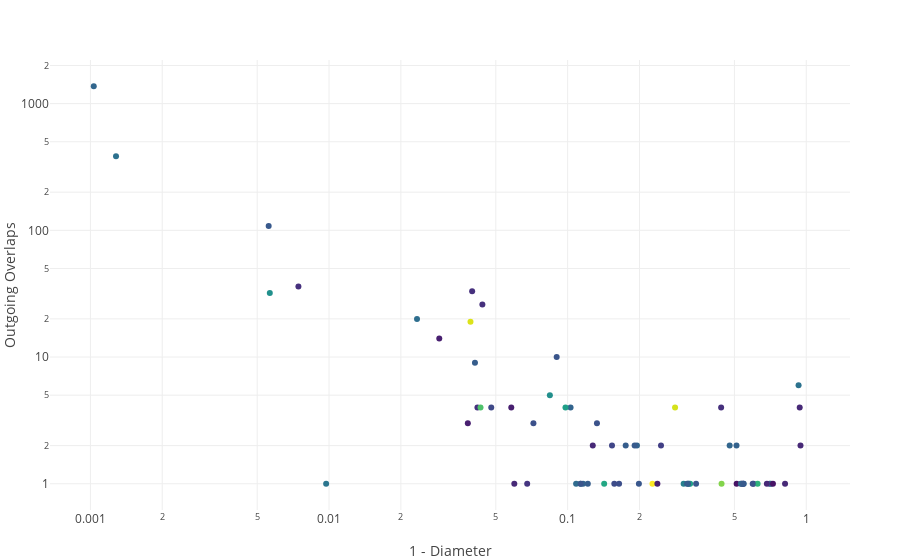

Notebook source saved alongside this figure:
### Code cell
let
    trace = scatter(
        species_df,
        x=1 .- species_df[!, :diameter],
        y=:outgoing_overlaps,
        customdata=[collect(species_df[i, [:diameter, :incoming_overlaps, :ngenomes]]) for i in 1:nspecies],
        text=:name,
        mode=:markers,
        marker=attr(
            color=log10.(species_df[!, :ngenomes]),
            colorscale="Viridis",
        ),
        hovertemplate="""
        <b>%{text}</b> <br>
        Num genomes: %{customdata[2]} <br>
        Diameter: %{customdata[0]} <br>
        Outgoing: %{y} <br>
        Incoming: %{customdata[1]}
        """,
    )
    
    layout = Layout(
        xaxis=attr(
            type=:log,
            title="1 - Diameter",
        ),
        yaxis=attr(
            type=:log,
            title="Outgoing Overlaps",
        ),
        coloraxis=attr(
            
        ),
        hovermode=:closest,
    )
    
    plot(trace, layout)
end

### Figure 1 — Plotly figure (JSON) as saved in the notebook; plotly's stock layout.template omitted (floating-point values rounded to 4 significant figures; data arrays with more than 128 entries replaced by an {"elided": "..."} marker saying what was removed)
{"data": [{"customdata": {"elided": "1438x3 float values"}, "hovertemplate": "<b>%{text}</b> <br>\nNum genomes: %{customdata[2]} <br>\nDiameter: %{customdata[0]} <br>\nOutgoing: %{y} <br>\nIncoming: %{customdata[1]}\n", "marker": {"color": {"elided": "1438 float values"}, "colorscale": "Viridis"}, "mode": "markers", "text": {"elided": "1438 str values"}, "type": "scatter", "x": {"elided": "1438 float values"}, "y": {"elided": "1438 int values"}}], "layout": {"hovermode": "closest", "margin": {"b": 50, "l": 50, "r": 50, "t": 60}, "xaxis": {"title": "1 - Diameter", "type": "log"}, "yaxis": {"title": "Outgoing Overlaps", "type": "log"}}}
